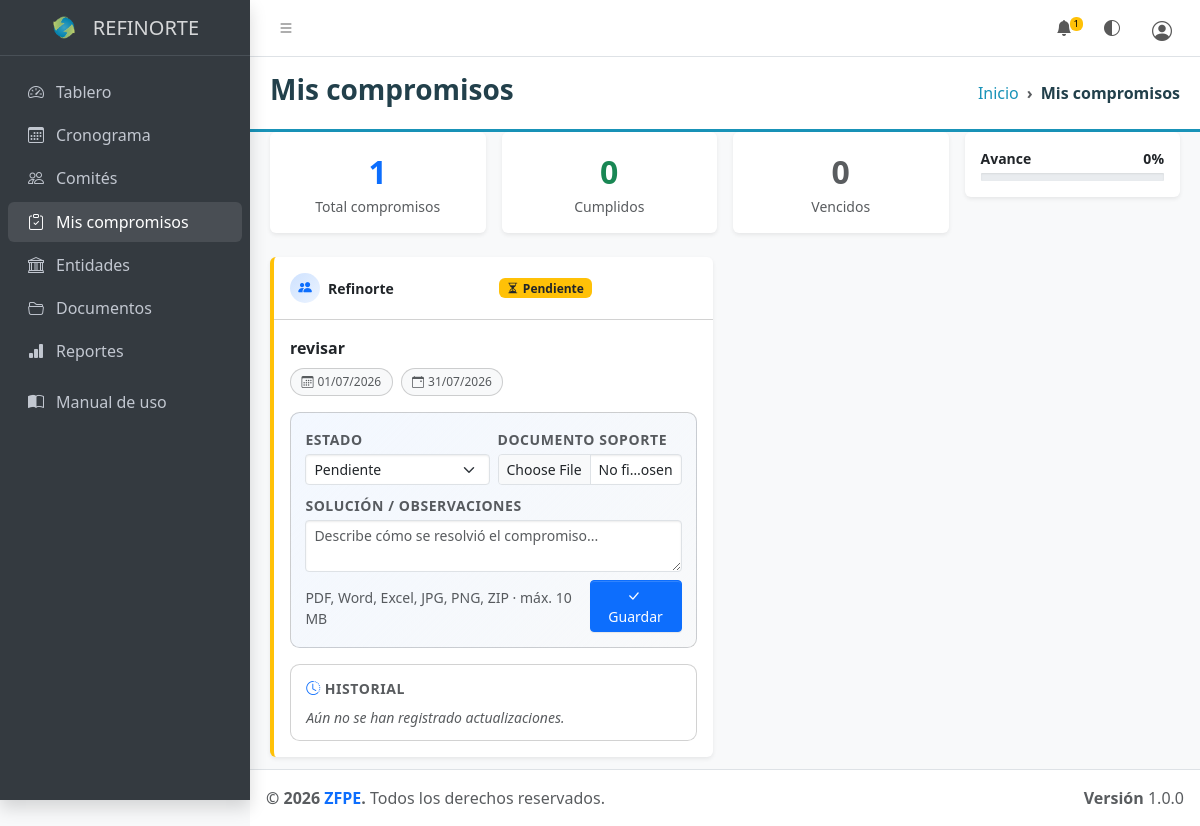
The page /index.php?modulo=mis-compromisos (signed in) on the database its author committed.
### tables this page shows
CREATE TABLE `empresas` (
  `id` int(10) UNSIGNED NOT NULL,
  `nit` varchar(20) NOT NULL,
  `razon_social` varchar(150) NOT NULL,
  `representante` varchar(100) NOT NULL,
  `telefono` varchar(20) DEFAULT NULL,
  `correo` varchar(100) DEFAULT NULL,
  `contrasena` varchar(255) NOT NULL,
  `creado_en` datetime NOT NULL DEFAULT current_timestamp()
);

CREATE TABLE `comite_compromisos` (
  `id` int(10) UNSIGNED NOT NULL,
  `comite_id` int(10) UNSIGNED NOT NULL,
  `descripcion` text NOT NULL,
  `responsable` varchar(255) DEFAULT NULL,
  `fecha_limite` date DEFAULT NULL,
  `estado` enum('pendiente','en_progreso','cumplido','vencido') NOT NULL DEFAULT 'pendiente',
  `observaciones` text DEFAULT NULL,
  `created_at` datetime DEFAULT current_timestamp()
);

CREATE TABLE `comites` (
  `id` int(10) UNSIGNED NOT NULL,
  `empresa_id` int(10) UNSIGNED NOT NULL,
  `tipo` varchar(50) NOT NULL DEFAULT 'seguimiento',
  `titulo` varchar(200) NOT NULL,
  `descripcion` text DEFAULT NULL,
  `fecha` datetime NOT NULL,
  `lugar` varchar(255) DEFAULT NULL,
  `estado` enum('programado','realizado','cancelado') NOT NULL DEFAULT 'programado',
  `creado_por` int(10) UNSIGNED DEFAULT NULL,
  `creado_en` datetime NOT NULL DEFAULT current_timestamp()
);

### vista/modulos/mis_compromisos/index.php (the view, shortened to what the rows shown need)
<?php
$estadoComp = [
    'pendiente'   => ['bg-warning text-dark', 'text-warning',  'bi-hourglass-split',  'Pendiente'],
    'en_progreso' => ['bg-primary',           'text-primary',  'bi-arrow-repeat',     'En progreso'],
    'cumplido'    => ['bg-success',           'text-success',  'bi-check-circle-fill','Cumplido'],
    'vencido'     => ['bg-danger',            'text-danger',   'bi-exclamation-circle-fill', 'Vencido'],
];
$totalComp = count($compromisos);
$cumplidosComp = count(array_filter($compromisos, fn($c) => $c['estado'] === 'cumplido'));
$vencidosComp  = count(array_filter($compromisos, fn($c) =>
    $c['estado'] !== 'cumplido' && !empty($c['fecha_limite']) && $c['fecha_limite'] < date('Y-m-d')
));
$pctComp = $totalComp > 0 ? round($cumplidosComp / $totalComp * 100) : 0;
?>
<?php require_once __DIR__ . '/../../parciales/cabecera.php'; ?>
<div class="app-wrapper">
  <?php require_once __DIR__ . '/../../parciales/menu_lateral.php'; ?>
  <main class="app-main">
    <div class="app-content">
      <div class="container-fluid">
        <?php if (empty($compromisos)): ?>
          <div class="card shadow-sm">
            <div class="card-body text-center py-5 text-muted">
              <i class="bi bi-clipboard-check fs-1 opacity-25 d-block mb-3"></i>
              <h5>No tienes compromisos asignados</h5>
              <p class="mb-0">Cuando un comité te asigne un compromiso, aparecerá aquí.</p>
            </div>
          </div>
        <?php else: ?>
          <div class="row g-3 mb-4">
            <div class="col-6 col-md-3">
              <div class="card text-center border-0 shadow-sm py-3">
                <div class="fs-2 fw-bold text-primary"><?= $totalComp ?></div>
                <div class="text-muted small">Total compromisos</div>
              </div>
            </div>
            <div class="col-6 col-md-3">
              <div class="card text-center border-0 shadow-sm py-3">
                <div class="fs-2 fw-bold text-success"><?= $cumplidosComp ?></div>
                <div class="text-muted small">Cumplidos</div>
              </div>
            </div>
            <div class="col-6 col-md-3">
              <div class="card text-center border-0 shadow-sm py-3">
                <div class="fs-2 fw-bold <?= $vencidosComp > 0 ? 'text-danger' : 'text-muted' ?>"><?= $vencidosComp ?></div>
                <div class="text-muted small">Vencidos</div>
              </div>
            </div>
            <div class="col-6 col-md-3">
              <div class="card border-0 shadow-sm px-3 py-3 d-flex flex-column justify-content-center">
                <div class="d-flex justify-content-between mb-1">
                  <small class="fw-semibold">Avance</small>
                  <small class="fw-bold"><?= $pctComp ?>%</small>
                </div>
                <div class="progress" style="height:8px;">
                </div>
              </div>
            </div>
          </div>
          <div class="row g-4">
            <?php foreach ($compromisos as $comp): ?>
            <?php
              [$cbadge, $ctext, $cicon, $ctxt] = $estadoComp[$comp['estado']] ?? ['bg-secondary', 'text-secondary', 'bi-circle', $comp['estado']];
              $vencido = ($comp['estado'] !== 'cumplido' && !empty($comp['fecha_limite']) && $comp['fecha_limite'] < date('Y-m-d'));
              $historial = $historialPorCompromiso[$comp['id']] ?? [];
              $cumplido = $comp['estado'] === 'cumplido';
            ?>
            <div class="col-lg-6">
              <div id="compromiso-<?= $comp['id'] ?>" class="card shadow-sm h-100 compromiso-card compromiso-card--<?= $cumplido ? 'done' : $comp['estado'] ?>">
                <div class="card-header d-flex align-items-center justify-content-between gap-2">
                  <div class="d-flex align-items-center gap-2 min-w-0">
                    <span class="comite-avatar flex-shrink-0"><i class="bi bi-people-fill"></i></span>
                    <span class="fw-semibold small text-truncate" title="<?= htmlspecialchars($comp['comite_titulo']) ?>">
                      <?= htmlspecialchars($comp['comite_titulo']) ?>
                    </span>
                  </div>
                  <div class="d-flex align-items-center gap-1 flex-shrink-0">
                    <span class="badge <?= $cbadge ?>"><i class="bi <?= $cicon ?> me-1"></i><?= $ctxt ?></span>
                  </div>
                </div>
                <div class="card-body">
                  <p class="fw-semibold mb-2 fs-6"><?= htmlspecialchars($comp['descripcion']) ?></p>
                  <div class="d-flex flex-wrap gap-2 mb-3">
                    <span class="meta-pill"><i class="bi bi-calendar3 me-1"></i><?= date('d/m/Y', strtotime($comp['comite_fecha'])) ?></span>
                    <?php if ($comp['fecha_limite']): ?>
                      <span class="meta-pill <?= $vencido ? 'meta-pill--danger' : '' ?>">
                        <i class="bi bi-calendar-event me-1"></i><?= date('d/m/Y', strtotime($comp['fecha_limite'])) ?>
                      </span>
                    <?php endif; ?>
                  </div>
                  <?php if ($cumplido): ?>
                  <div class="locked-banner mb-3">
                    <i class="bi bi-check-circle-fill"></i>
                    <div>
                      <div class="fw-semibold">Compromiso cumplido</div>
                      <div class="small text-muted">No se pueden registrar más cambios. Revisa el historial completo abajo.</div>
                    </div>
                  </div>
                  <?php else: ?>
                  <form method="POST" action="index.php?modulo=mis-compromisos&accion=actualizar&id=<?= $comp['id'] ?>"
                        enctype="multipart/form-data" class="update-form mb-3">
                    <div class="row g-2 mb-2">
                      <div class="col-sm-6">
                        <label class="form-label fw-semibold small text-muted text-uppercase mb-1" style="letter-spacing:.04em;">Estado</label>
                        <select name="estado" class="form-select form-select-sm">
                          <option value="pendiente"   <?= $comp['estado'] === 'pendiente'   ? 'selected' : '' ?>>Pendiente</option>
                        </select>
                      </div>
                      <div class="col-sm-6">
                        <label class="form-label fw-semibold small text-muted text-uppercase mb-1" style="letter-spacing:.04em;">Documento soporte</label>
                        <input type="file" name="archivo" class="form-control form-control-sm"
                               accept=".pdf,.doc,.docx,.xls,.xlsx,.jpg,.jpeg,.png,.zip">
                      </div>
                    </div>
                    <div class="mb-2">
                      <label class="form-label fw-semibold small text-muted text-uppercase mb-1" style="letter-spacing:.04em;">Solución / Observaciones</label>
                      <textarea name="observaciones" class="form-control form-control-sm" rows="2"
                                placeholder="Describe cómo se resolvió el compromiso..."><?= htmlspecialchars($comp['observaciones'] ?? '') ?></textarea>
                    </div>
                    <div class="d-flex align-items-center justify-content-between">
                      <div class="form-text mb-0">PDF, Word, Excel, JPG, PNG, ZIP · máx. 10 MB</div>
                      <button type="submit" class="btn btn-primary btn-sm">
                        <i class="bi bi-check-lg me-1"></i> Guardar
                      </button>
                    </div>
                  </form>
                  <?php endif; ?>
                  <div class="historial-box">
                    <div class="fw-semibold small text-muted text-uppercase mb-2" style="letter-spacing:.04em;">
                      <i class="bi bi-clock-history me-1 text-primary"></i>Historial
                    </div>
                    <?php if (empty($historial)): ?>
                      <div class="text-muted small fst-italic">Aún no se han registrado actualizaciones.</div>
                    <?php endif; ?>
                  </div>
                </div>
              </div>
            </div>
            <?php endforeach; ?>
          </div>
        <?php endif; ?>
      </div>
    </div>
  </main>
  <?php require_once __DIR__ . '/../../parciales/pie.php'; ?>

### vista/parciales/menu_lateral.php (shortened to what the rows shown need)
<?php
$esAdmin       = ($_SESSION['usuario_rol'] ?? '') === 'admin';
$esOperaciones = ($_SESSION['usuario_rol'] ?? '') === 'operaciones';
$marcaTexto = 'ZFPE';
if (!$esAdmin && !$esOperaciones && !empty($_SESSION['usuario_empresa_id'])) {
    $stmt = conectar()->prepare('SELECT razon_social FROM empresas WHERE id = ?');
    $stmt->execute([(int) $_SESSION['usuario_empresa_id']]);
    $nombreEmpresa = $stmt->fetchColumn();
    if ($nombreEmpresa) {
        $marcaTexto = $nombreEmpresa;
    }
}
?>
<aside class="app-sidebar bg-body-secondary shadow" data-bs-theme="dark">
  <div class="sidebar-brand">
    <a href="index.php" class="brand-link" title="<?= htmlspecialchars($marcaTexto) ?>">
      <img src="vista/img/logo.png" alt="Logo" class="brand-image-zf flex-shrink-0">
      <span class="brand-text fw-light text-truncate d-inline-block" style="max-width:150px; vertical-align:middle;">
        <?= htmlspecialchars($marcaTexto) ?>
      </span>
    </a>
  </div>
</aside>

### rows shown on the page
empresas: razon_social "REFINORTE"
comite_compromisos: estado "0", vencidosComp "0", comite.titulo "Refinorte", ctxt "Pendiente", descripcion "revisar", comite.fecha "01/07/2026", fecha_limite "31/07/2026", estado "Pendiente"

### other values the page prints
$noLeidas "1"
$totalComp "1"
